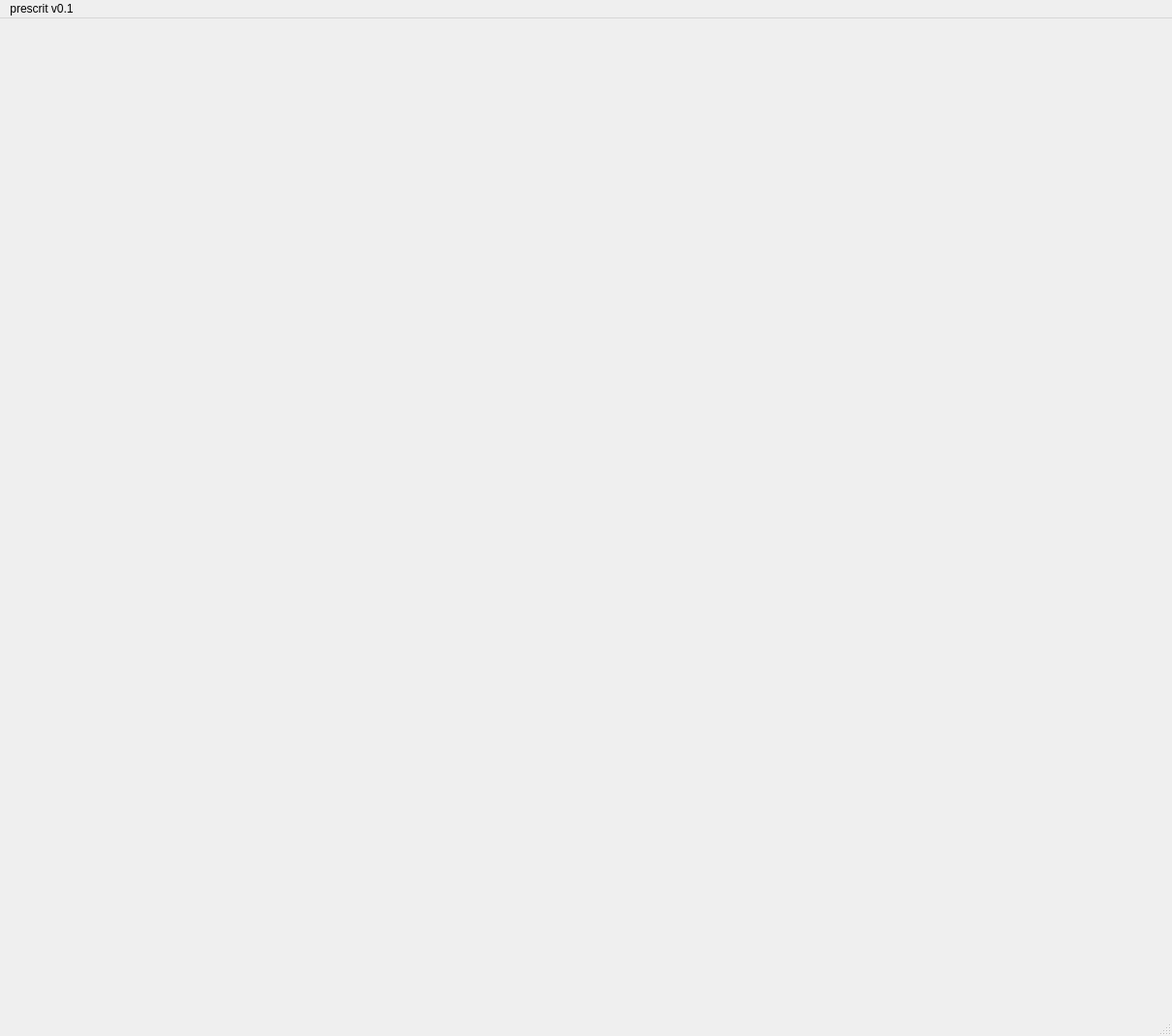
<?xml version="1.0" encoding="UTF-8"?>
<ui version="4.0">
 <class>MainWindow</class>
 <widget class="QMainWindow" name="MainWindow">
  <property name="geometry">
   <rect>
    <x>0</x>
    <y>0</y>
    <width>1208</width>
    <height>1068</height>
   </rect>
  </property>
  <property name="sizePolicy">
   <sizepolicy hsizetype="MinimumExpanding" vsizetype="MinimumExpanding">
    <horstretch>0</horstretch>
    <verstretch>0</verstretch>
   </sizepolicy>
  </property>
  <property name="minimumSize">
   <size>
    <width>700</width>
    <height>700</height>
   </size>
  </property>
  <property name="windowTitle">
   <string>MainWindow</string>
  </property>
  <widget class="QWidget" name="centralwidget">
   <property name="sizePolicy">
    <sizepolicy hsizetype="Expanding" vsizetype="Expanding">
     <horstretch>0</horstretch>
     <verstretch>0</verstretch>
    </sizepolicy>
   </property>
   <property name="autoFillBackground">
    <bool>false</bool>
   </property>
  </widget>
  <widget class="QMenuBar" name="menubar">
   <property name="geometry">
    <rect>
     <x>0</x>
     <y>0</y>
     <width>1208</width>
     <height>23</height>
    </rect>
   </property>
   <widget class="QMenu" name="menuprescrit_v0_1">
    <property name="title">
     <string>prescrit v0.1</string>
    </property>
    <addaction name="actionLicense"/>
    <addaction name="actionInfos_sur_le_Logiciel"/>
   </widget>
   <addaction name="menuprescrit_v0_1"/>
  </widget>
  <widget class="QStatusBar" name="statusbar"/>
  <action name="actionLicense">
   <property name="text">
    <string>License</string>
   </property>
  </action>
  <action name="actionInfos_sur_le_Logiciel">
   <property name="text">
    <string>Infos sur le Logiciel</string>
   </property>
  </action>
 </widget>
 <resources/>
 <connections/>
</ui>
